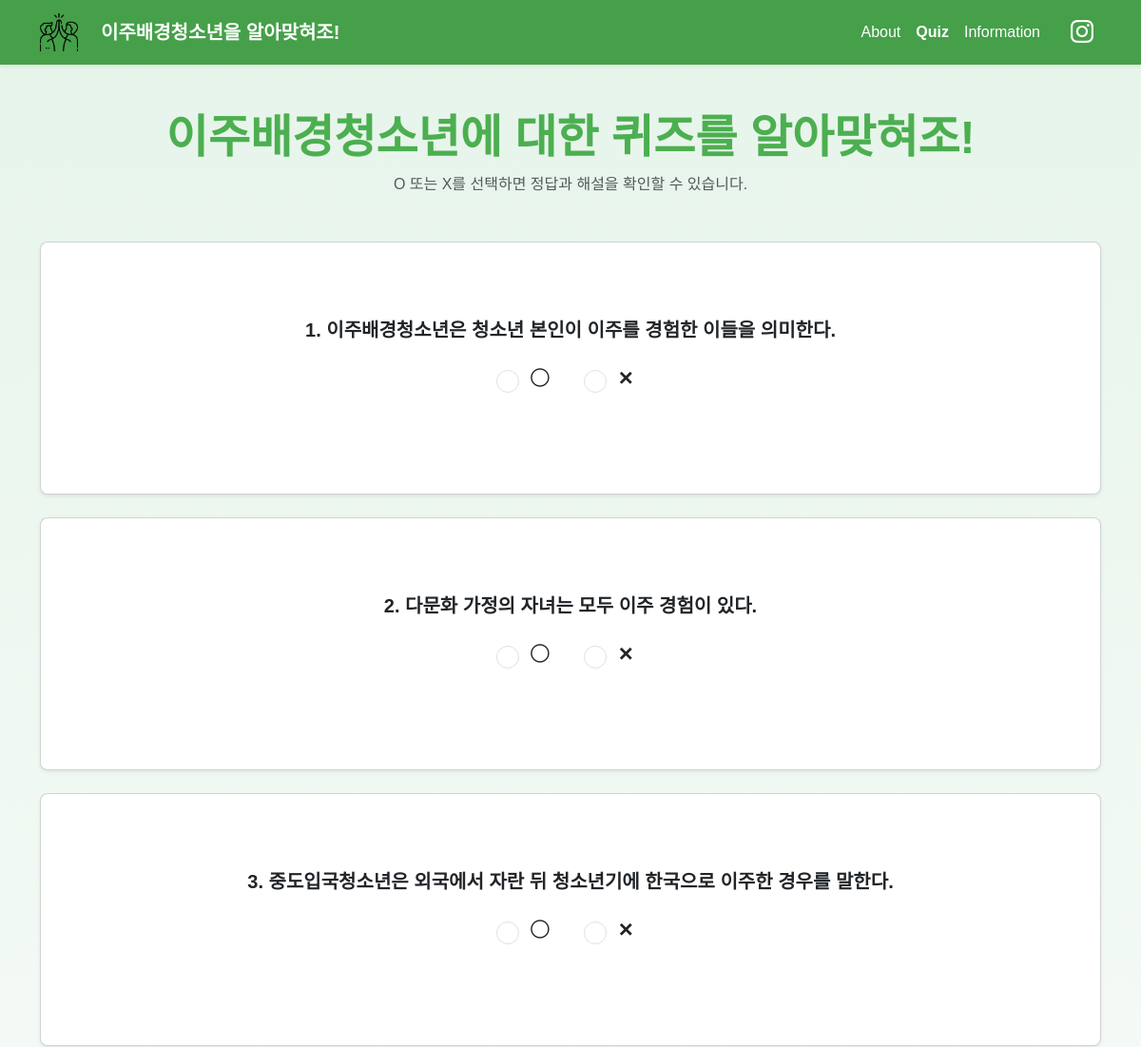
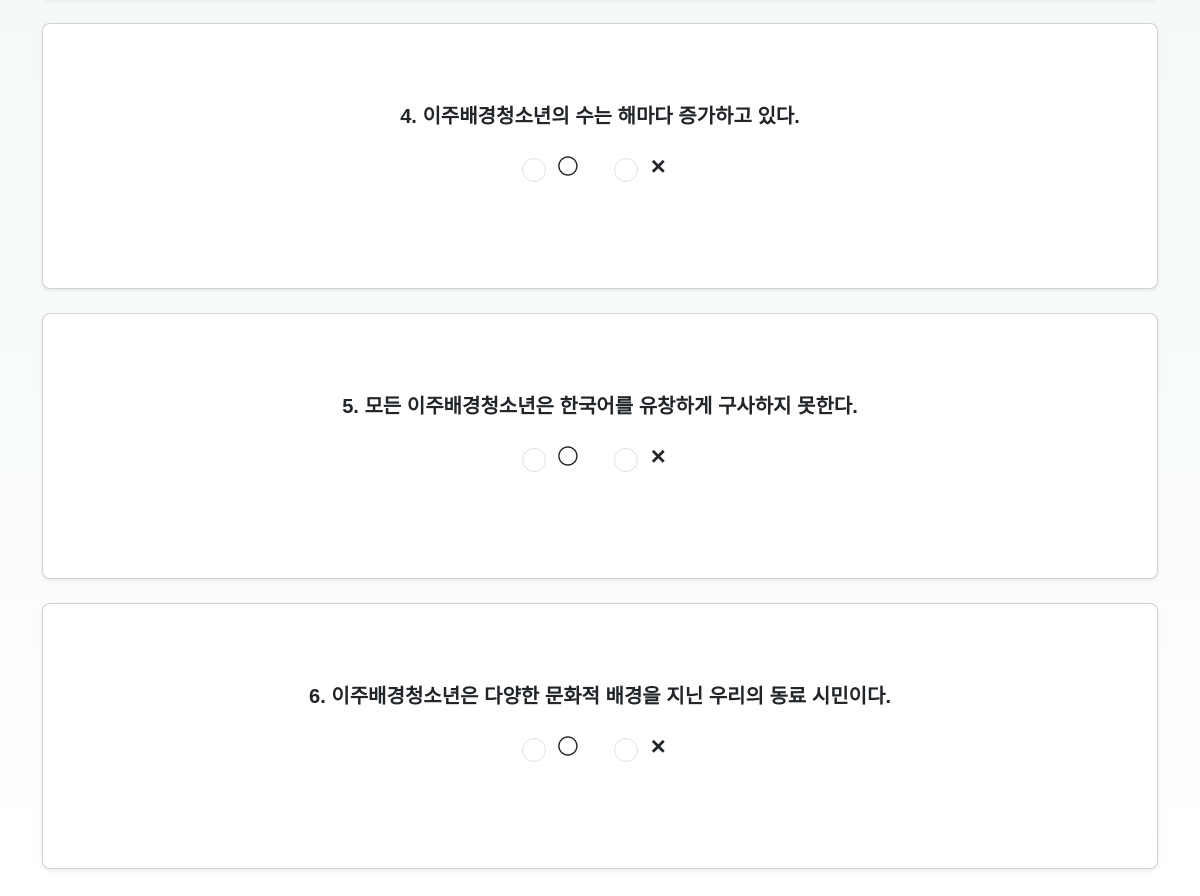
The app's page /quiz/ with its own data (2 pictures, top to bottom).
### quiz/models.py (models this page shows, shortened)
class Question(models.Model):
    text = models.TextField()  # 문제 내용
    explanation = models.TextField(blank=True)  # 해설
    correct_answer = models.CharField(max_length=10)    # 정답 ("O", "X")

### quiz/views.py (the view, shortened to what this page needs)
# urls.py: path('', views.quiz_view, name='quiz'),
def quiz_view(request):
    questions = Question.objects.all()
    return render(request, 'quiz/quiz_form.html', {'questions': questions})

### templates/quiz/quiz_form.html (shortened to what this page needs)
{% extends "base.html" %}
{% load static %}
{% block content %}
<div class="container my-5">
  <div class="text-center mb-5">
    <h1 class="fw-bold display-5" style="color: green;">이주배경청소년에 대한 퀴즈를 알아맞혀조!</h1>
    <p class="text-muted">O 또는 X를 선택하면 정답과 해설을 확인할 수 있습니다.</p>
  </div>
  <form>
    {% for q in questions %}
    <div class="card shadow-sm mb-4 rounded-3 question-card" data-answer="{{ q.correct_answer }}" data-explanation="{{ q.explanation|linebreaksbr }}">
      <div class="card-body text-center" style="padding-top: 5rem; padding-bottom: 5rem;">
        <h5 class="card-title mb-4 fw-bold text-dark">{{ forloop.counter }}. {{ q.text }}</h5>
        <div class="d-flex justify-content-center gap-5">
          <div class="form-check">
            <input class="form-check-input fs-4" type="radio" name="question_{{ q.id }}" value="O" id="q{{ q.id }}o">
            <label class="form-check-label fs-5 fw-bold" for="q{{ q.id }}o">◯</label>
          </div>
          <div class="form-check">
            <input class="form-check-input fs-4" type="radio" name="question_{{ q.id }}" value="X" id="q{{ q.id }}x">
            <label class="form-check-label fs-5 fw-bold" for="q{{ q.id }}x">✕</label>
          </div>
        </div>
      </div>
    </div>
    {% endfor %}
  </form>
</div>
{% endblock %}

### static/style.css (style rules this page uses)
body { font-family: 'Noto Sans KR', sans-serif !important; }

### templates/base.html (style rules this page uses)
body { font-family: 'Pretendard', sans-serif; background: linear-gradient(to bottom, #e6f4ea, #ffffff); }
h1, h2, h3, .text-primary { color: #4CAF50 !important; }
.card { border: none; box-shadow: 0 4px 8px rgba(76, 175, 80, 0.15); transition: transform 0.3s ease; }

### records on screen
Question: text "이주배경청소년은 청소년 본인이 이주를 경험한 이들을 의미한다."
Question: text "다문화 가정의 자녀는 모두 이주 경험이 있다."
Question: text "중도입국청소년은 외국에서 자란 뒤 청소년기에 한국으로 이주한 경우를 말한다."
Question: text "이주배경청소년의 수는 해마다 증가하고 있다."
Question: text "모든 이주배경청소년은 한국어를 유창하게 구사하지 못한다."
Question: text "이주배경청소년은 다양한 문화적 배경을 지닌 우리의 동료 시민이다."
